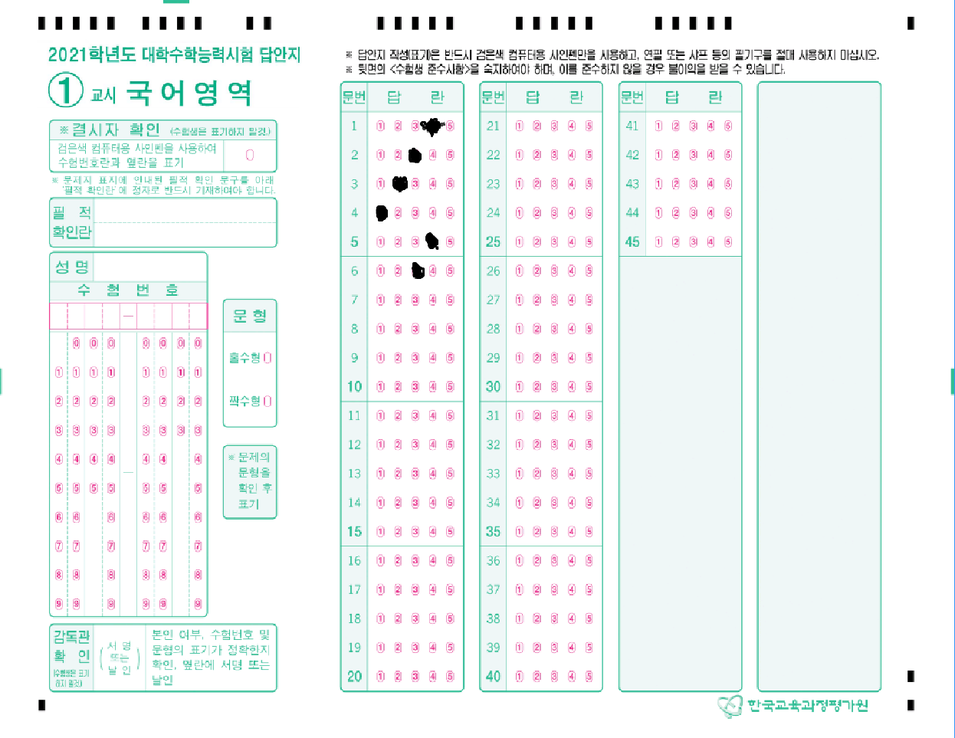
#> input picture OMR3.PNG, 955 x 738 px, shrunk from 1246 x 963 before the run, found by its file name
$ python OMR_read.py
#> lines starting #> are read from the running program, lines starting #| are printed output that depends on the picture; after the words box and inside, x2 and y2 are one past the last pixel; in counts of white or black regions, pixels touching at a corner belong together
from imutils.perspective import four_point_transform
from imutils import contours
import numpy as np
import matplotlib.pyplot as plt
import imutils
import cv2

ANSWER = {0:4, 1:3, 2:2, 3:1, 4:4, 5:5 }

omr= cv2.imread('C:/Users/wch/Documents/GitHub/SmartOMR/omr3.png')
#> omr is the input picture: shape (738, 955, 3); mean B, G, R 245.2, 245.5, 240.2
gray = cv2.cvtColor(omr, cv2.COLOR_BGR2GRAY) #gray로 이미지 처리
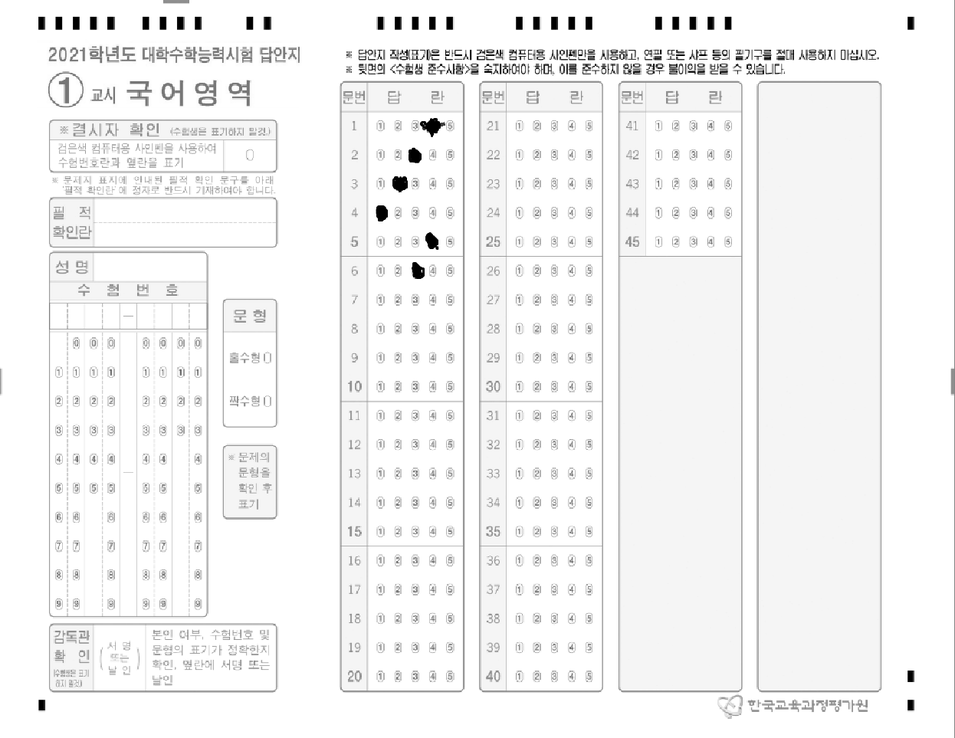
#> gray: shape (738, 955); min 0, max 255, mean 244
blurred = cv2.GaussianBlur(gray, (1, 1), 0) #가우시안 필터(노이즈캔슬링)을 약하게만 적용
edged = cv2.Canny(blurred, 10, 100)
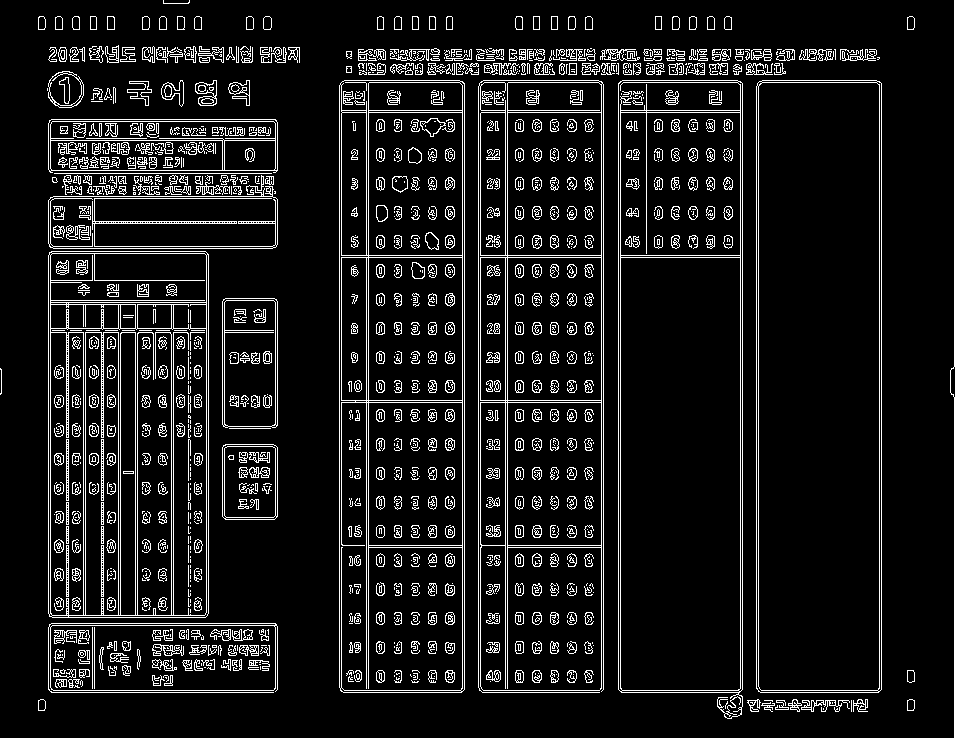
#> edged: shape (738, 955); 9.5% white in thin lines or dots
#cv2.imshow('model',edged)
#cv2.waitKey(0)

cnts = cv2.findContours(edged.copy(), cv2.RETR_LIST,
	cv2.CHAIN_APPROX_SIMPLE)
#> cnts = 3021 contours, 2202 with area under 20; largest, box (x1, y1, x2, y2) and area: (339, 80, 465, 693) 76472, (756, 80, 882, 693) 76470, (618, 80, 743, 719) 75901, (478, 80, 604, 693) 73648, (758, 82, 880, 691) 73547
cnts = imutils.grab_contours(cnts)
cnts = sorted(cnts, key=cv2.contourArea, reverse=True)

cv2.drawContours(omr,[cnts[0]],0,(0,0,255),2)
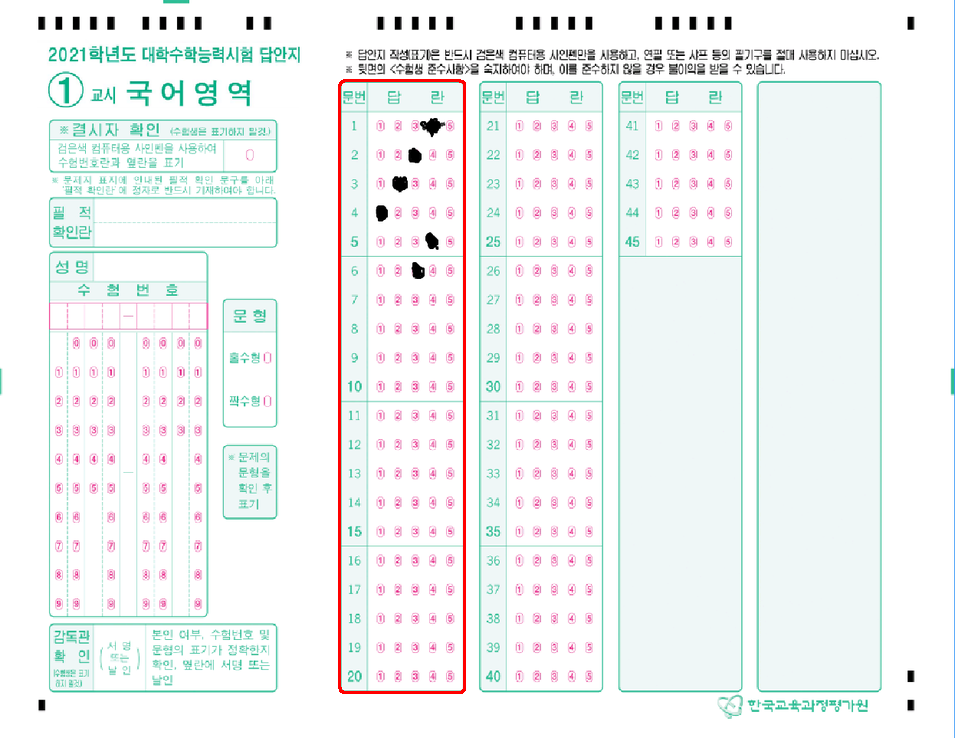
#> omr: shape (738, 955, 3); 0.63% of pixels changed, all inside (x1, y1, x2, y2) = (338, 79, 466, 694)
cv2.imshow("omr",omr)
cv2.waitKey(0)

if len(cnts) > 0:
	for c in cnts:
		peri = cv2.arcLength(c, True) #Contours 둘레 길이
		approx = cv2.approxPolyDP(c, 0.02 * peri, True)#다각형에서 직사각형으로 꼭짓점을 줄여나감(근사계산)
		if len(approx) == 4: #근사값이 4각형일때 for문 멈춤
			docCnt = approx
			break
#> this loop made 1 pass
#> (peri, docCnt) on pass 1: (1466.4, [[344, 80], [339, 687], [461, 692], [464, 83]])


x, y, w, h = cv2.boundingRect(cnts[0])
#> x = 339; y = 80; w = 126; h = 613
print(x, y, w, h)
#| 339 80 126 613

roi = gray[y:y+h, x:x+w]
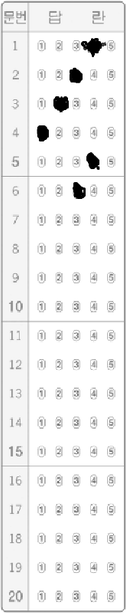
#> roi: shape (613, 126); min 0, max 255, mean 238.6
plt.imshow(cv2.cvtColor(roi, cv2.COLOR_BGR2RGB))
plt.show()
